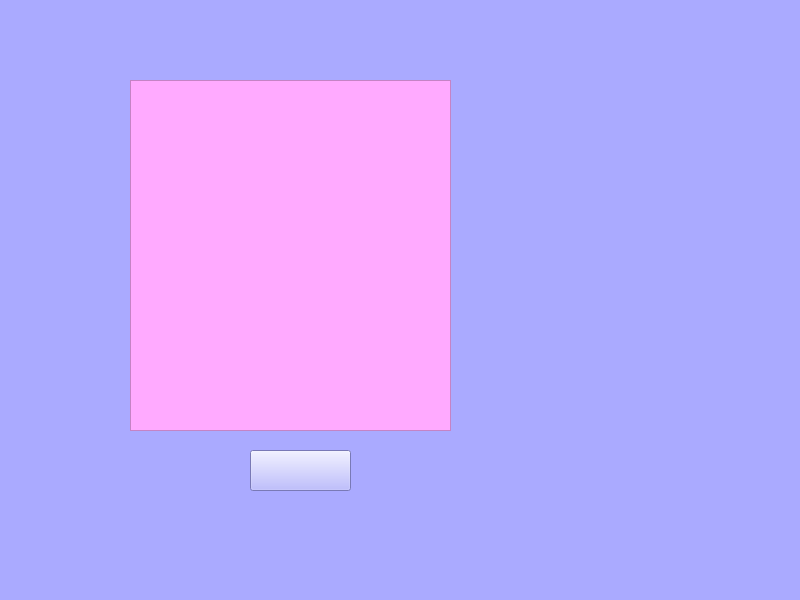
<?xml version="1.0" encoding="UTF-8"?>
<ui version="4.0">
 <class>MainWindow</class>
 <widget class="QMainWindow" name="MainWindow">
  <property name="geometry">
   <rect>
    <x>0</x>
    <y>0</y>
    <width>800</width>
    <height>600</height>
   </rect>
  </property>
  <property name="windowTitle">
   <string>MainWindow</string>
  </property>
  <property name="styleSheet">
   <string notr="true">background-color: rgb(170, 170, 255);</string>
  </property>
  <widget class="QWidget" name="centralwidget">
   <widget class="QLabel" name="label">
    <property name="geometry">
     <rect>
      <x>230</x>
      <y>20</y>
      <width>111</width>
      <height>51</height>
     </rect>
    </property>
    <property name="styleSheet">
     <string notr="true">image: url(:/newPrefix/historico.png);</string>
    </property>
    <property name="text">
     <string/>
    </property>
   </widget>
   <widget class="QPushButton" name="pushButton">
    <property name="geometry">
     <rect>
      <x>250</x>
      <y>450</y>
      <width>101</width>
      <height>41</height>
     </rect>
    </property>
    <property name="styleSheet">
     <string notr="true">image: url(:/newPrefix/voltar.png);</string>
    </property>
    <property name="text">
     <string/>
    </property>
   </widget>
   <widget class="QTextBrowser" name="textBrowser">
    <property name="geometry">
     <rect>
      <x>130</x>
      <y>80</y>
      <width>321</width>
      <height>351</height>
     </rect>
    </property>
    <property name="styleSheet">
     <string notr="true">background-color: rgb(255, 170, 255);</string>
    </property>
   </widget>
  </widget>
  <widget class="QMenuBar" name="menubar">
   <property name="geometry">
    <rect>
     <x>0</x>
     <y>0</y>
     <width>800</width>
     <height>21</height>
    </rect>
   </property>
  </widget>
  <widget class="QStatusBar" name="statusbar"/>
 </widget>
 <resources>
  <include location="hist.qrc"/>
 </resources>
 <connections/>
</ui>
